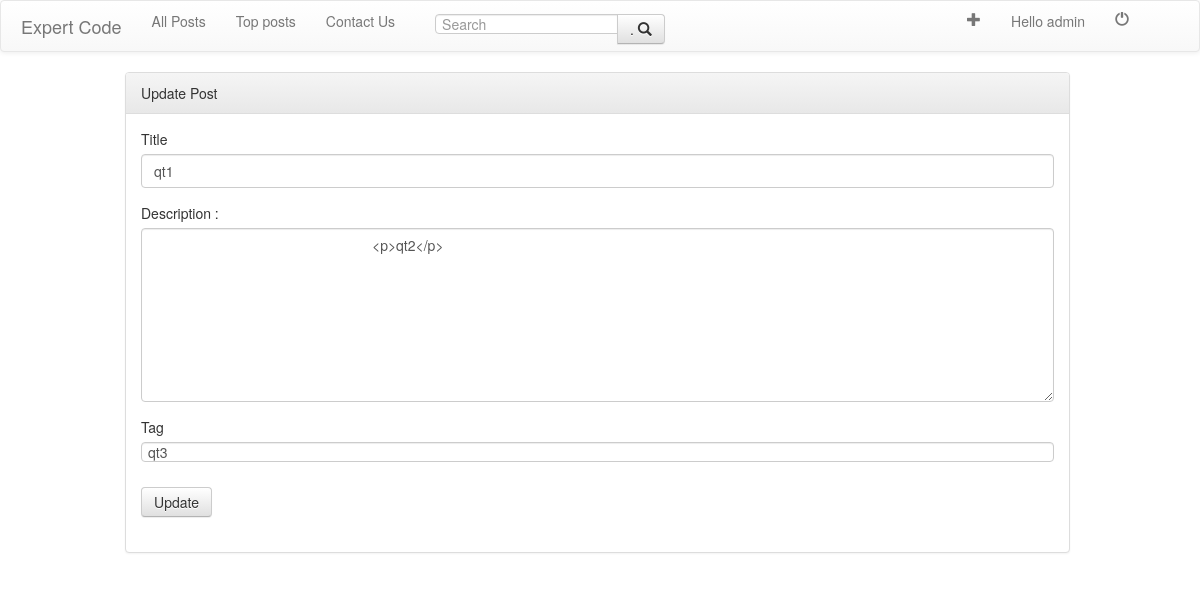
The app's page /10-blog/posts/update_post.php?id=16 (signed in) with its own data.
### tables this page shows
CREATE TABLE IF NOT EXISTS `posts` (
  `post_id` int(11) NOT NULL,
  `post_title` varchar(200) NOT NULL,
  `post_desc` varchar(10000) NOT NULL,
  `post_time` timestamp NOT NULL DEFAULT CURRENT_TIMESTAMP ON UPDATE CURRENT_TIMESTAMP,
  `post_tag` varchar(40) NOT NULL,
  `post_author` varchar(40) NOT NULL
);

### 10-blog/include/frame_update.php (the view, shortened to what this page needs)
<?php
	include("bootstrap_cdn.php");
?>
<head>
	  	<link rel="stylesheet" type="text/css" href="../css/bootstrap.min.css">
</head>
<div class="container">
	<div class="row">
	<div class="panel panel-default">
			    <div class="panel-heading">Update Post</div>
			    <div class="panel-body">
			      <form role="form" method="POST" action=<?php echo "update_post.php?id=".$id ; ?>>
					  <div class="form-group">
					    <label class="control-label">Title</label>
					    <input type="" class="form-control" name="postTitle" value=<?php  echo $title; ?>>
					  </div>
					  <div class="form-group">
  						<label for="Description">Description : </label>
  						<textarea class="form-control" rows="8" id="content" name="post_desc">
  							<?php  echo $desc; ?>
  						</textarea>
					  </div>
					  <div class="form-group">
					    <label class="control-label">Tag</label>
					    <input type="text" class="form-control" name="post_tag" value=<?php  echo $tags; ?> >
					  </div>
				  	   <button type="submit" class="btn btn-default" name="submit">
				  	   	Update
				  	   </button>
				  </form>
			  </div>
	</div>
	</div>
</div>

### records on screen
posts: postTitle "qt1", post_desc "<p>qt2</p>", post_tag "qt3"

### other values on screen
$user_name "admin"
